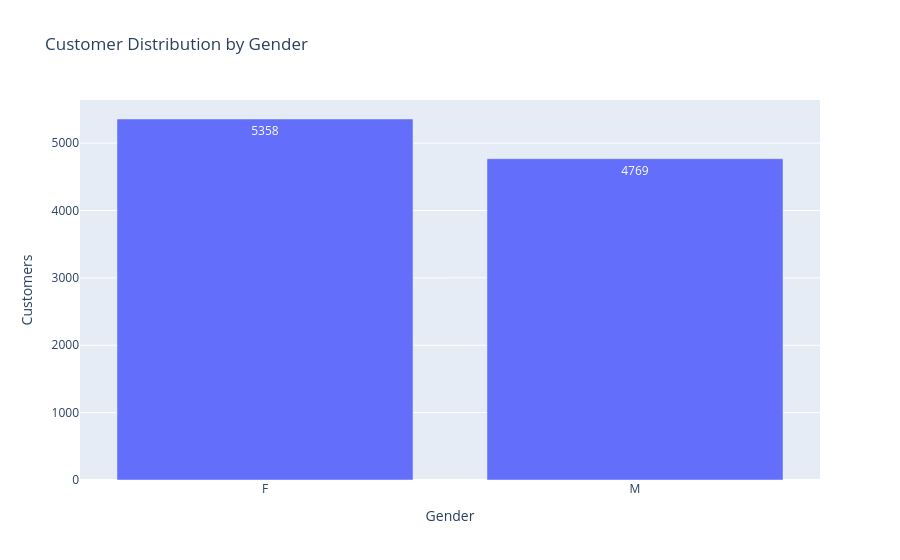

This figure's notebook cell:
### Markdown cell above
### Business Insight

- The majority of customers are Existing Customers.
- Around 16% of customers have churned.

### Recommendation

Focus retention campaigns on high-risk customers before they discontinue their services.

### Code cell
gender = data["Gender"].value_counts().reset_index()
gender.columns = ["Gender", "Customers"]

fig = px.bar(
    gender,
    x="Gender",
    y="Customers",
    text="Customers",
    title="Customer Distribution by Gender"
)

fig.show()

### Figure 1 — Plotly figure (JSON) as saved in the notebook; plotly's stock layout.template omitted (floating-point values rounded to 4 significant figures)
{"data": [{"hovertemplate": "Gender=%{x}<br>Customers=%{text}<extra></extra>", "legendgroup": "", "marker": {"color": "#636efa", "pattern": {"shape": ""}}, "name": "", "orientation": "v", "showlegend": false, "text": [5358.0, 4769.0], "textposition": "auto", "type": "bar", "x": ["F", "M"], "xaxis": "x", "y": [5358, 4769], "yaxis": "y"}], "layout": {"barmode": "relative", "legend": {"tracegroupgap": 0}, "title": {"text": "Customer Distribution by Gender"}, "xaxis": {"anchor": "y", "domain": [0, 1], "title": {"text": "Gender"}}, "yaxis": {"anchor": "x", "domain": [0, 1], "title": {"text": "Customers"}}}}
